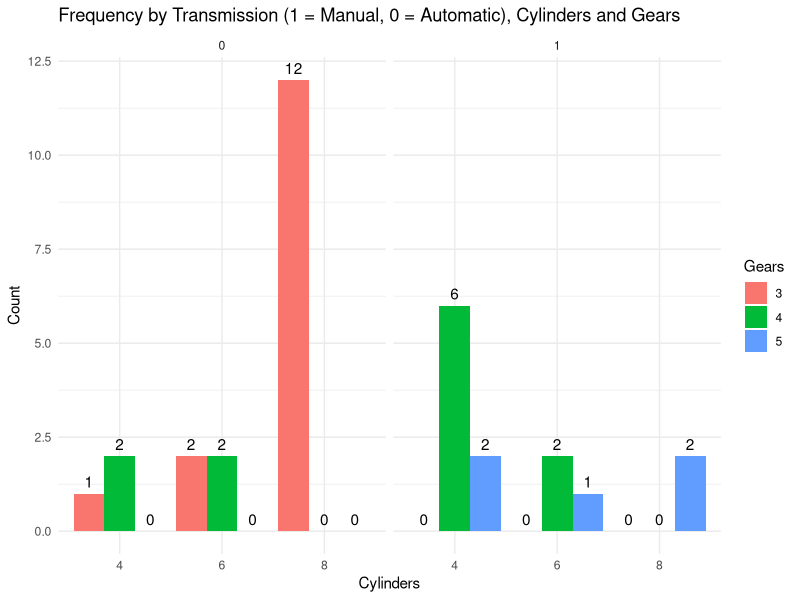
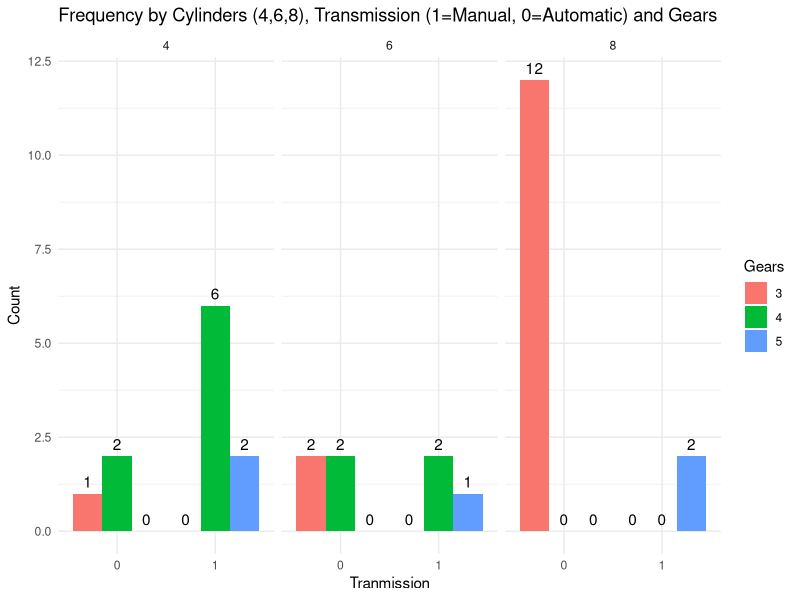
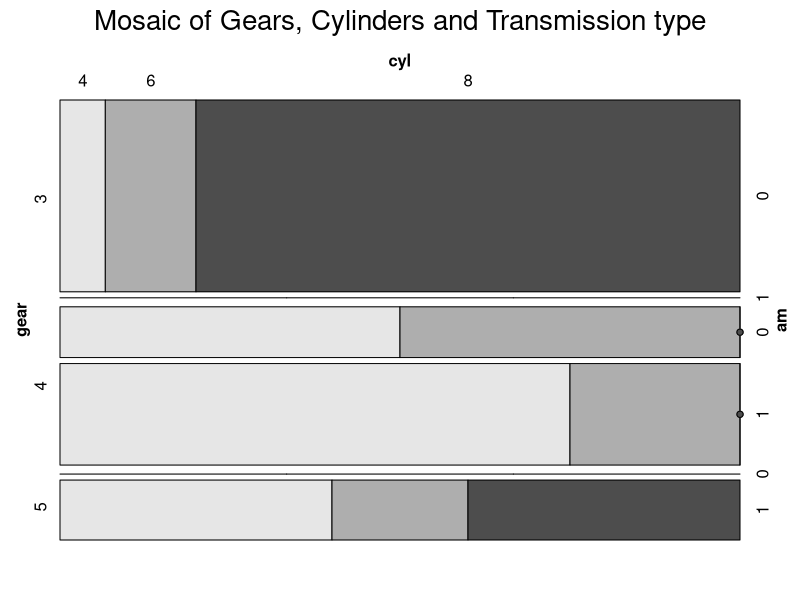
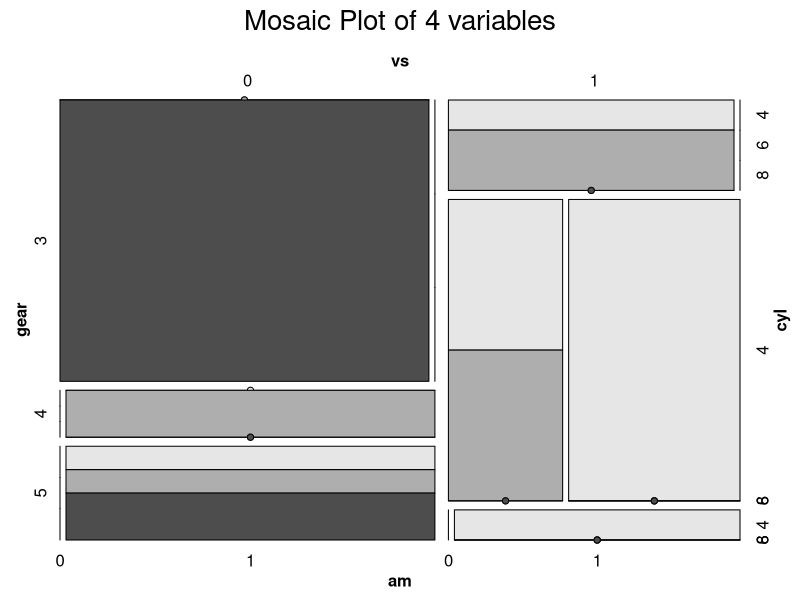

Here is the R script that generated these plots, in order:
## ---- chunk 1
# Load the required libraries, suppressing annoying startup messages
library(tibble) 
suppressPackageStartupMessages(library(dplyr))
# Read the mtcars dataset into a tibble called tb
data(mtcars)
tb <- as_tibble(mtcars)
# Convert several numeric columns into factor variables
tb$cyl <- as.factor(tb$cyl)
tb$vs <- as.factor(tb$vs)
tb$am <- as.factor(tb$am)
tb$gear <- as.factor(tb$gear)
# Directly access the data columns of tb, without tb$mpg
attach(tb)
## ---- chunk 2
table(cyl,
      gear,
      am)
## ---- chunk 3
table(am,
      gear,
      cyl)
## ---- chunk 4
xtabs(~ cyl + gear + am
      , data = tb)


## ---- chunk 5
ftable(gear + cyl ~ am, 
       data = tb)
## ---- chunk 6
ftable(gear ~ cyl + am, 
       data = tb)
## ---- chunk 7
# Load necessary package
library(ggplot2)

# Create a table with count of each combination
count_df <- table(tb$cyl, tb$am, tb$gear)

# Convert table to a data frame for plotting
count_df <- as.data.frame.table(count_df)

# Rename columns
names(count_df) <- c("cyl", "am", "gear", "count")

# Create the plot
ggplot(count_df, aes(x=cyl, y=count, fill=gear)) +
  geom_bar(stat="identity", 
           position="dodge") +
  facet_grid(~am) +
  labs(
    title = "Frequency by Transmission (1 = Manual, 0 = Automatic), Cylinders and Gears",  # Add your plot title here
    x = "Cylinders",
    y = "Count",
    fill = "Gears"
  ) +
   # Add count labels to the bars
  geom_text(aes(label = count), 
            position = position_dodge(width = 0.9), 
            vjust = -0.5) +
  theme_minimal()
## ---- chunk 8
# Load necessary package
library(ggplot2)

# Create a table with count of each combination
count_df <- table(tb$cyl, tb$am, tb$gear)

# Convert table to a data frame for plotting
count_df <- as.data.frame.table(count_df)

# Rename columns
names(count_df) <- c("cyl", "am", "gear", "count")

# Create the plot
ggplot(count_df, aes(x=am, y=count, fill=gear)) +
  geom_bar(stat="identity", position="dodge") +
  facet_grid(~cyl) +
  labs(
    title = "Frequency by Cylinders (4,6,8), Transmission (1=Manual, 0=Automatic) and Gears",  # Add your plot title here
    x = "Tranmission",
    y = "Count",
    fill = "Gears"
  ) +
   # Add count labels to the bars
  geom_text(aes(label = count), 
            position = position_dodge(width = 0.9), 
            vjust = -0.5) +
  theme_minimal()
## ---- chunk 9
# Load necessary packages
library(vcd)
# Create a mosaic plot
vcd::mosaic(~gear+cyl+am, 
       data = tb, 
       main = "Mosaic of Gears, Cylinders and Transmission type",
       shade = TRUE,
       highlighting = "cyl" )
## ---- chunk 10
ftable(am + cyl ~ gear + vs,
       data = tb)
## ---- chunk 11
ftable(am + cyl + vs ~ gear,
       data = tb)
## ---- chunk 12
# Create a mosaic plot of cyl vs, gear, am
vcd::mosaic(~ cyl + vs + gear + am, 
            data = tb, 
            main = "Mosaic Plot of 4 variables",
            shade = TRUE,
            highlighting = "cyl" )
